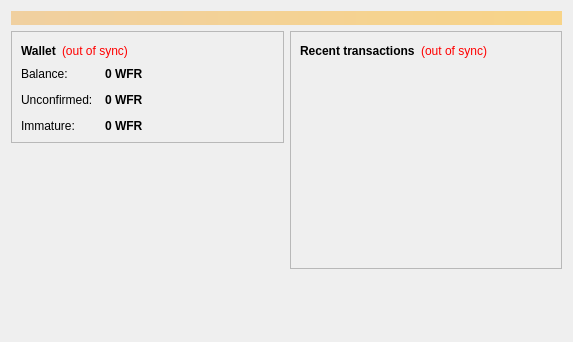
<?xml version="1.0" encoding="UTF-8"?>
<ui version="4.0">
 <class>OverviewPage</class>
 <widget class="QWidget" name="OverviewPage">
  <property name="geometry">
   <rect>
    <x>0</x>
    <y>0</y>
    <width>573</width>
    <height>342</height>
   </rect>
  </property>
  <property name="windowTitle">
   <string>Form</string>
  </property>
  <layout class="QVBoxLayout" name="topLayout">
   <item>
    <widget class="QLabel" name="labelAlerts">
     <property name="visible">
      <bool>false</bool>
     </property>
     <property name="styleSheet">
      <string notr="true">background-color: qlineargradient(x1: 0, y1: 0, x2: 1, y2: 0, stop:0 #F0D0A0, stop:1 #F8D488); color:#000000;</string>
     </property>
     <property name="wordWrap">
      <bool>true</bool>
     </property>
     <property name="margin">
      <number>3</number>
     </property>
    </widget>
   </item>
   <item>
    <layout class="QHBoxLayout" name="horizontalLayout" stretch="1,1">
     <item>
      <layout class="QVBoxLayout" name="verticalLayout_2">
       <item>
        <widget class="QFrame" name="frame">
         <property name="frameShape">
          <enum>QFrame::StyledPanel</enum>
         </property>
         <property name="frameShadow">
          <enum>QFrame::Raised</enum>
         </property>
         <layout class="QVBoxLayout" name="verticalLayout_4">
          <item>
           <layout class="QHBoxLayout" name="horizontalLayout_4">
            <item>
             <widget class="QLabel" name="label_5">
              <property name="font">
               <font>
                <weight>75</weight>
                <bold>true</bold>
               </font>
              </property>
              <property name="text">
               <string>Wallet</string>
              </property>
             </widget>
            </item>
            <item>
             <widget class="QLabel" name="labelWalletStatus">
              <property name="toolTip">
               <string>The displayed information may be out of date. Your wallet automatically synchronizes with the Wildfire network after a connection is established, but this process has not completed yet.</string>
              </property>
              <property name="styleSheet">
               <string notr="true">QLabel { color: red; }</string>
              </property>
              <property name="text">
               <string notr="true">(out of sync)</string>
              </property>
              <property name="alignment">
               <set>Qt::AlignLeading|Qt::AlignLeft|Qt::AlignVCenter</set>
              </property>
             </widget>
            </item>
            <item>
             <spacer name="horizontalSpacer_2">
              <property name="orientation">
               <enum>Qt::Horizontal</enum>
              </property>
              <property name="sizeHint" stdset="0">
               <size>
                <width>40</width>
                <height>20</height>
               </size>
              </property>
             </spacer>
            </item>
           </layout>
          </item>
          <item>
           <layout class="QFormLayout" name="formLayout_2">
            <property name="fieldGrowthPolicy">
             <enum>QFormLayout::AllNonFixedFieldsGrow</enum>
            </property>
            <property name="horizontalSpacing">
             <number>12</number>
            </property>
            <property name="verticalSpacing">
             <number>12</number>
            </property>
            <item row="0" column="0">
             <widget class="QLabel" name="label">
              <property name="text">
               <string>Balance:</string>
              </property>
             </widget>
            </item>
            <item row="0" column="1">
             <widget class="QLabel" name="labelBalance">
              <property name="font">
               <font>
                <weight>75</weight>
                <bold>true</bold>
               </font>
              </property>
              <property name="cursor">
               <cursorShape>IBeamCursor</cursorShape>
              </property>
              <property name="toolTip">
               <string>Your current balance</string>
              </property>
              <property name="text">
               <string notr="true">0 WFR</string>
              </property>
              <property name="textInteractionFlags">
               <set>Qt::LinksAccessibleByMouse|Qt::TextSelectableByKeyboard|Qt::TextSelectableByMouse</set>
              </property>
             </widget>
            </item>
            <item row="1" column="0">
             <widget class="QLabel" name="label_3">
              <property name="text">
               <string>Unconfirmed:</string>
              </property>
             </widget>
            </item>
            <item row="1" column="1">
             <widget class="QLabel" name="labelUnconfirmed">
              <property name="font">
               <font>
                <weight>75</weight>
                <bold>true</bold>
               </font>
              </property>
              <property name="cursor">
               <cursorShape>IBeamCursor</cursorShape>
              </property>
              <property name="toolTip">
               <string>Total of transactions that have yet to be confirmed, and do not yet count toward the current balance</string>
              </property>
              <property name="text">
               <string notr="true">0 WFR</string>
              </property>
              <property name="textInteractionFlags">
               <set>Qt::LinksAccessibleByMouse|Qt::TextSelectableByKeyboard|Qt::TextSelectableByMouse</set>
              </property>
             </widget>
            </item>
            <item row="2" column="0">
             <widget class="QLabel" name="labelImmatureText">
              <property name="text">
               <string>Immature:</string>
              </property>
             </widget>
            </item>
            <item row="2" column="1">
             <widget class="QLabel" name="labelImmature">
              <property name="font">
               <font>
                <weight>75</weight>
                <bold>true</bold>
               </font>
              </property>
              <property name="toolTip">
               <string>Mined balance that has not yet matured</string>
              </property>
              <property name="text">
               <string notr="true">0 WFR</string>
              </property>
              <property name="textInteractionFlags">
               <set>Qt::LinksAccessibleByMouse|Qt::TextSelectableByKeyboard|Qt::TextSelectableByMouse</set>
              </property>
             </widget>
            </item>
           </layout>
          </item>
         </layout>
        </widget>
       </item>
       <item>
        <spacer name="verticalSpacer">
         <property name="orientation">
          <enum>Qt::Vertical</enum>
         </property>
         <property name="sizeHint" stdset="0">
          <size>
           <width>20</width>
           <height>40</height>
          </size>
         </property>
        </spacer>
       </item>
      </layout>
     </item>
     <item>
      <layout class="QVBoxLayout" name="verticalLayout_3">
       <item>
        <widget class="QFrame" name="frame_2">
         <property name="frameShape">
          <enum>QFrame::StyledPanel</enum>
         </property>
         <property name="frameShadow">
          <enum>QFrame::Raised</enum>
         </property>
         <layout class="QVBoxLayout" name="verticalLayout">
          <item>
           <layout class="QHBoxLayout" name="horizontalLayout_2">
            <item>
             <widget class="QLabel" name="label_4">
              <property name="text">
               <string>&lt;b&gt;Recent transactions&lt;/b&gt;</string>
              </property>
             </widget>
            </item>
            <item>
             <widget class="QLabel" name="labelTransactionsStatus">
              <property name="toolTip">
               <string>The displayed information may be out of date. Your wallet automatically synchronizes with the Wildfire network after a connection is established, but this process has not completed yet.</string>
              </property>
              <property name="styleSheet">
               <string notr="true">QLabel { color: red; }</string>
              </property>
              <property name="text">
               <string notr="true">(out of sync)</string>
              </property>
              <property name="alignment">
               <set>Qt::AlignRight|Qt::AlignTrailing|Qt::AlignVCenter</set>
              </property>
             </widget>
            </item>
            <item>
             <spacer name="horizontalSpacer">
              <property name="orientation">
               <enum>Qt::Horizontal</enum>
              </property>
              <property name="sizeHint" stdset="0">
               <size>
                <width>40</width>
                <height>20</height>
               </size>
              </property>
             </spacer>
            </item>
           </layout>
          </item>
          <item>
           <widget class="QListView" name="listTransactions">
            <property name="styleSheet">
             <string notr="true">QListView { background: transparent; }</string>
            </property>
            <property name="frameShape">
             <enum>QFrame::NoFrame</enum>
            </property>
            <property name="verticalScrollBarPolicy">
             <enum>Qt::ScrollBarAlwaysOff</enum>
            </property>
            <property name="horizontalScrollBarPolicy">
             <enum>Qt::ScrollBarAlwaysOff</enum>
            </property>
            <property name="selectionMode">
             <enum>QAbstractItemView::NoSelection</enum>
            </property>
           </widget>
          </item>
         </layout>
        </widget>
       </item>
       <item>
        <spacer name="verticalSpacer_2">
         <property name="orientation">
          <enum>Qt::Vertical</enum>
         </property>
         <property name="sizeHint" stdset="0">
          <size>
           <width>20</width>
           <height>40</height>
          </size>
         </property>
        </spacer>
       </item>
      </layout>
     </item>
    </layout>
   </item>
  </layout>
 </widget>
 <resources/>
 <connections/>
</ui>
